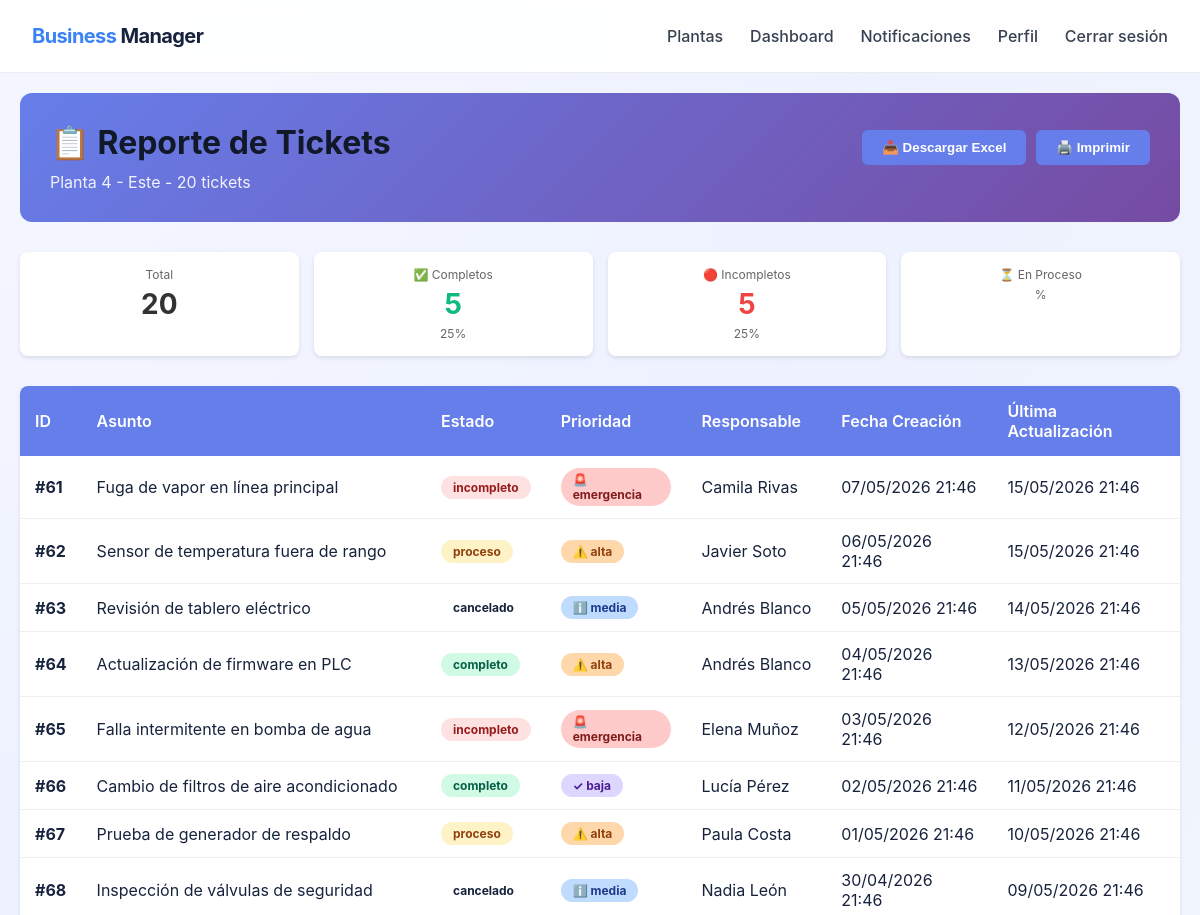
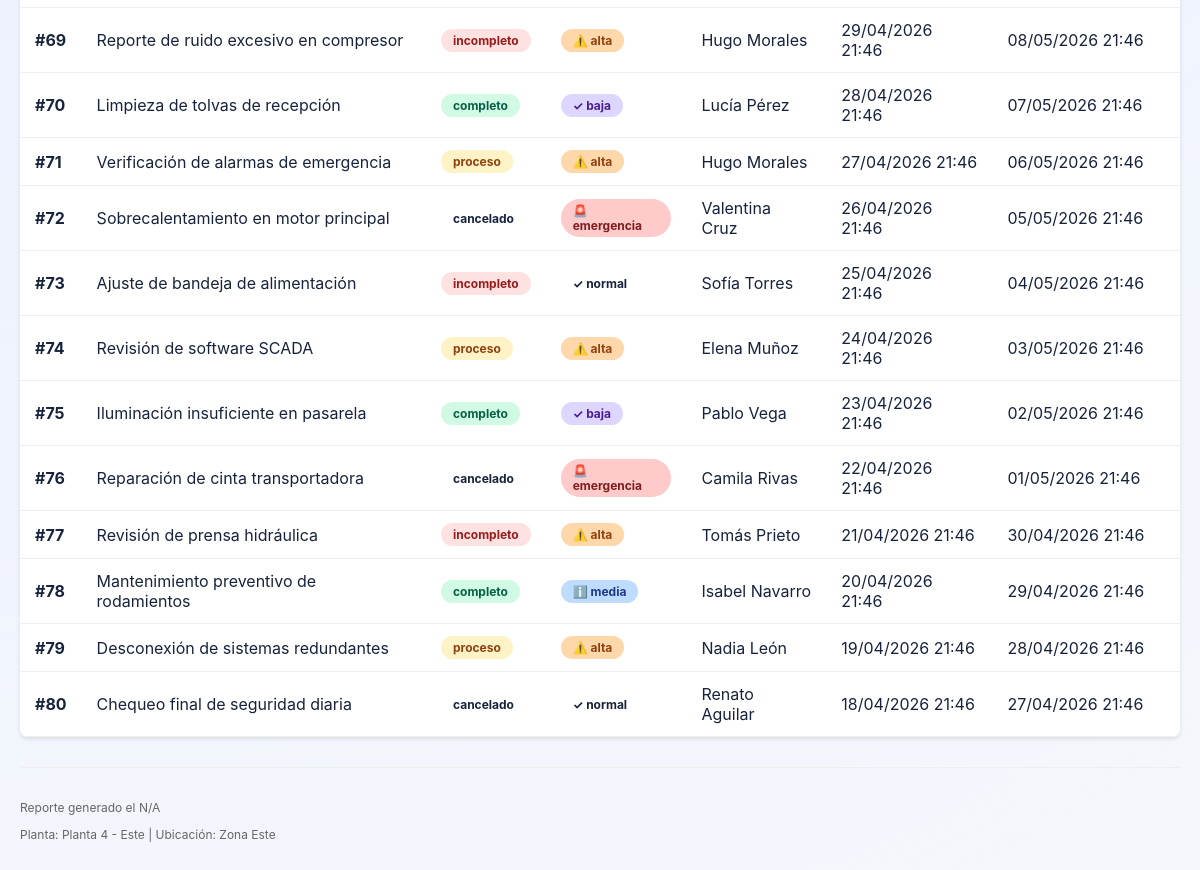
/plant/4/tickets/report (signed in), run on an earlier commit of the app's database (2 pictures, top to bottom).
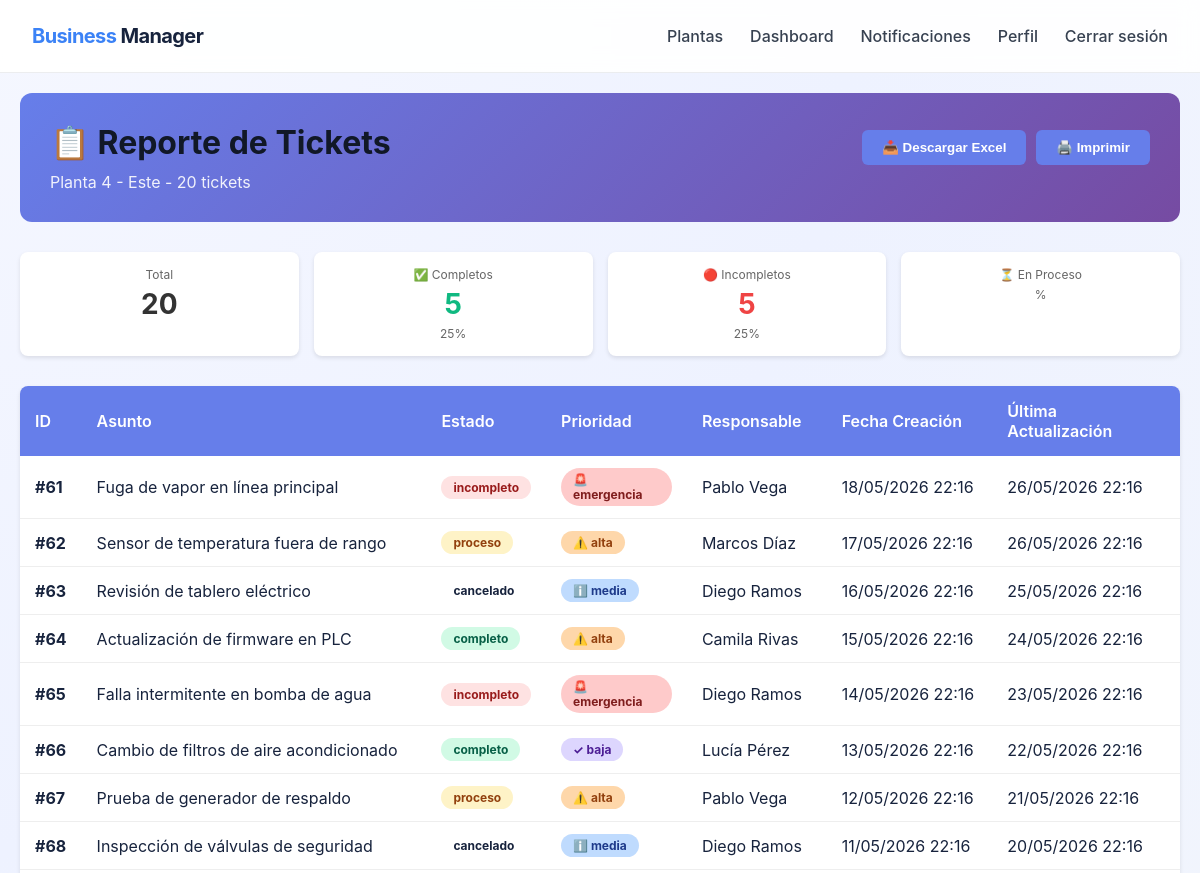
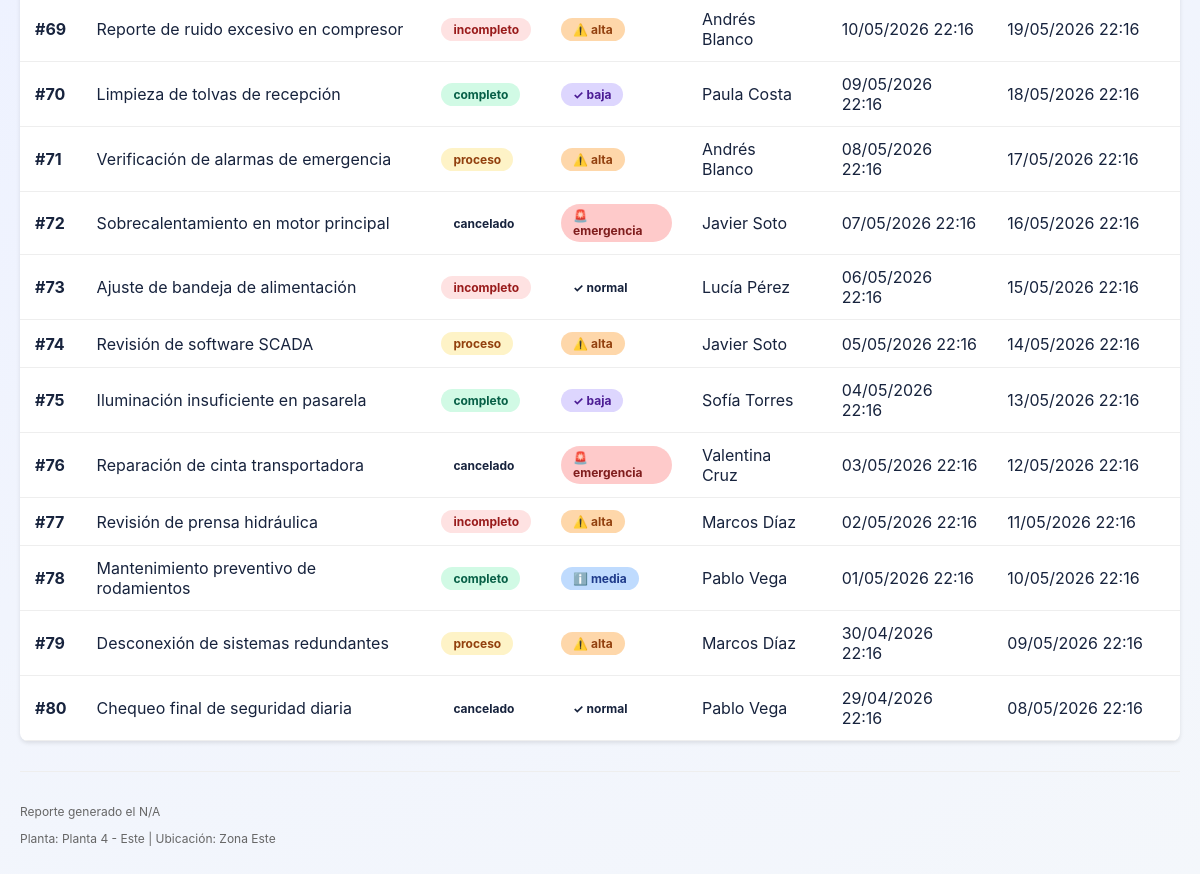
And on a later commit of the database (2 pictures, top to bottom).
### models.py (models this page shows)
class Plant(Base):
    __tablename__ = 'plants'
    id = Column(Integer, primary_key=True, index=True)
    name = Column(String, nullable=False, unique=True)
    location = Column(String, nullable=True)
    description = Column(Text, nullable=True)
    created_at = Column(DateTime, default=datetime.utcnow)
    user_accesses = relationship('UserPlantAccess', back_populates='plant', cascade='all, delete-orphan')
    support_tickets = relationship('SupportTicket', back_populates='plant')

class SupportTicket(Base):
    __tablename__ = 'support_tickets'
    id = Column(Integer, primary_key=True, index=True)
    user_id = Column(Integer, ForeignKey('users.id'), nullable=False)
    plant_id = Column(Integer, ForeignKey('plants.id'), nullable=False, default=1)
    subject = Column(String, nullable=False)
    description = Column(Text, nullable=False)
    channel = Column(String, nullable=False, default='email')
    priority = Column(String, nullable=False, default='normal')
    status = Column(String, nullable=False, default='open')
    assigned_to = Column(Integer, ForeignKey('employees.id'), nullable=True)
    email_from = Column(String, nullable=True)
    email_message_id = Column(String, nullable=True)
    received_at = Column(DateTime, nullable=True)
    sla_due = Column(DateTime, nullable=True)
    last_updated = Column(DateTime, default=datetime.utcnow)
    created_at = Column(DateTime, default=datetime.utcnow)
    user = relationship('User', back_populates='support_tickets')
    plant = relationship('Plant', back_populates='support_tickets')
    assigned_employee = relationship('Employee')
    messages = relationship('SupportTicketMessage', back_populates='ticket', cascade='all, delete-orphan')
    attachments = relationship('TicketAttachment', back_populates='ticket', cascade='all, delete-orphan')

class Employee(Base):
    __tablename__ = 'employees'
    id = Column(Integer, primary_key=True, index=True)
    name = Column(String, nullable=False)
    role = Column(String, nullable=False)
    user_id = Column(Integer, ForeignKey('users.id'), nullable=True)
    phone_number = Column(String, nullable=True)
    created_at = Column(DateTime, default=datetime.utcnow)
    tasks = relationship('Task', back_populates='employee')
    account = relationship('User', back_populates='employee_profile')

### main.py (the view)
@app.get("/plant/{plant_id}/tickets/report", response_class=HTMLResponse)
def plant_tickets_report(request: Request, plant_id: int, db: Session = Depends(get_db)):
    current_user = require_login(request, db)
    if isinstance(current_user, RedirectResponse):
        return current_user
    access = db.query(UserPlantAccess).filter(
        UserPlantAccess.user_id == current_user.id,
        UserPlantAccess.plant_id == plant_id
    ).first()
    if not access:
        raise HTTPException(status_code=status.HTTP_403_FORBIDDEN, detail="No tienes acceso a esta planta.")
    plant = db.query(Plant).filter(Plant.id == plant_id).first()
    if not plant:
        raise HTTPException(status_code=status.HTTP_404_NOT_FOUND, detail="Planta no encontrada.")
    tickets = db.query(SupportTicket).filter(SupportTicket.plant_id == plant_id).all()
    stats = calculate_ticket_stats(tickets)
    return templates.TemplateResponse(
        request,
        "plant_tickets_report.html",
        {
            "request": request,
            "current_user": current_user,
            "plant": plant,
            "tickets": tickets,
            "stats": stats,
        },
    )

### templates/plant_tickets_report.html (shortened to what this page needs)
<!DOCTYPE html>
<html lang="es">
<head>
    <link rel="stylesheet" href="{{ url_for('static', path='style.css') }}">
</head>
<body>
    <header class="topbar">
        <div class="brand"><span class="brand-highlight">Business</span> Manager</div>
        <nav>
            <a href="/plants">Plantas</a>
            <a href="/plant/{{ plant.id }}">Dashboard</a>
            <a href="/notifications">Notificaciones</a>
            <a href="/profile">Perfil</a>
            <a href="/logout">Cerrar sesión</a>
        </nav>
    </header>
    <div class="report-container">
        <div class="report-header">
            <div>
                <h1>📋 Reporte de Tickets</h1>
                <p style="margin: 10px 0 0 0; opacity: 0.9;">{{ plant.name }} - {{ stats.total }} tickets</p>
            </div>
            <div class="export-buttons">
                <button onclick="exportToExcel()">📥 Descargar Excel</button>
                <button onclick="window.print()">🖨️ Imprimir</button>
            </div>
        </div>
        <div class="report-summary">
            <div class="summary-card">
                <div class="label">Total</div>
                <div class="value">{{ stats.total }}</div>
            </div>
            <div class="summary-card">
                <div class="label">✅ Completos</div>
                <div class="value" style="color: #10b981;">{{ stats.completo }}</div>
                <p style="margin: 5px 0 0 0; font-size: 12px; color: #666;">{{ stats.completo_percent }}%</p>
            </div>
            <div class="summary-card">
                <div class="label">🔴 Incompletos</div>
                <div class="value" style="color: #ef4444;">{{ stats.incompleto }}</div>
                <p style="margin: 5px 0 0 0; font-size: 12px; color: #666;">{{ stats.incompleto_percent }}%</p>
            </div>
            <div class="summary-card">
                <div class="label">⏳ En Proceso</div>
                <p style="margin: 5px 0 0 0; font-size: 12px; color: #666;">{{ stats.proceso_percent }}%</p>
            </div>
        </div>
        <table class="tickets-table">
            <thead>
                <tr>
                    <th>ID</th>
                    <th>Asunto</th>
                    <th>Estado</th>
                    <th>Prioridad</th>
                    <th>Responsable</th>
                    <th>Fecha Creación</th>
                    <th>Última Actualización</th>
                </tr>
            </thead>
            <tbody>
                {% for ticket in tickets %}
                <tr>
                    <td><strong>#{{ ticket.id }}</strong></td>
                    <td>{{ ticket.subject }}</td>
                    <td>
                        <span class="status-badge status-{{ ticket.status.lower() }}">
                            {{ ticket.status }}
                        </span>
                    </td>
                    <td>
                        <span class="priority-badge priority-{{ ticket.priority.lower() }}">
                            {% if ticket.priority == 'emergencia' %}🚨{% elif ticket.priority == 'alta' %}⚠️{% elif ticket.priority == 'media' %}ℹ️{% else %}✓{% endif %}
                            {{ ticket.priority }}
                        </span>
                    </td>
                    <td>
                        {% if ticket.assigned_employee %}
                            {{ ticket.assigned_employee.name }}
                        {% else %}
                            <span style="color: #999;">Sin asignar</span>
                        {% endif %}
                    </td>
                    <td>{{ ticket.created_at.strftime('%d/%m/%Y %H:%M') if ticket.created_at else 'N/A' }}</td>
                    <td>{{ ticket.last_updated.strftime('%d/%m/%Y %H:%M') if ticket.last_updated else 'N/A' }}</td>
                </tr>
                {% endfor %}
            </tbody>
        </table>
        <div style="margin-top: 30px; padding-top: 20px; border-top: 1px solid #eee; color: #666; font-size: 12px;">
            <p>Reporte generado el {{ now.strftime('%d/%m/%Y %H:%M:%S') if now else 'N/A' }}</p>
            <p>Planta: {{ plant.name }} | Ubicación: {{ plant.location or 'No especificada' }}</p>
        </div>
    </div>
</body>
</html>

### static/style.css (style rules this page uses)
* { box-sizing: border-box; }
body { margin: 0; font-family: Inter, system-ui, -apple-system, BlinkMacSystemFont, 'Segoe UI', sans-serif; background: radial-gradient(circle at top left, #f5f7ff 0%, #eef2ff 40%, #f4f7fb 100%); color: #17233d; }
.topbar { display: flex; justify-content: space-between; align-items: center; padding: 24px 32px; background: rgba(255, 255, 255, 0.92); backdrop-filter: blur(10px); border-bottom: 1px solid rgba(20, 30, 60, 0.08); position: sticky; top: 0; z-index: 10; }
.brand { font-size: 1.25rem; font-weight: 700; letter-spacing: -0.03em; }
.brand-highlight { color: #3b82f6; }
nav a { margin-left: 1.4rem; text-decoration: none; color: #374151; font-weight: 500; }
h1, h2 { margin: 0; color: #111827; }
.button, button { display: inline-flex; align-items: center; justify-content: center; border-radius: 14px; border: none; padding: 14px 20px; font-weight: 600; cursor: pointer; transition: transform 0.2s ease, box-shadow 0.2s ease; }

### templates/plant_tickets_report.html (style rules this page uses)
.report-container { max-width: 1400px; margin: 0 auto; padding: 20px; }
.report-header { background: linear-gradient(135deg, #667eea 0%, #764ba2 100%); color: white; padding: 30px; border-radius: 12px; margin-bottom: 30px; display: flex; justify-content: space-between; align-items: center; }
.report-header h1 { margin: 0; }
.report-summary { display: grid; grid-template-columns: repeat(auto-fit, minmax(150px, 1fr)); gap: 15px; margin-bottom: 30px; }
.summary-card { background: white; padding: 15px; border-radius: 8px; text-align: center; box-shadow: 0 2px 4px rgba(0, 0, 0, 0.1); }
.summary-card .label { color: #666; font-size: 12px; margin-bottom: 5px; }
.summary-card .value { font-size: 28px; font-weight: bold; color: #333; }
.tickets-table { width: 100%; background: white; border-collapse: collapse; box-shadow: 0 2px 4px rgba(0, 0, 0, 0.1); border-radius: 8px; overflow: hidden; }
.tickets-table thead { background: #667eea; color: white; }
.tickets-table th { padding: 15px; text-align: left; font-weight: 600; border: none; }
.tickets-table td { padding: 12px 15px; border-bottom: 1px solid #eee; }
.status-badge { display: inline-block; padding: 4px 12px; border-radius: 20px; font-size: 12px; font-weight: bold; }
.status-completo { background: #d1fae5; color: #065f46; }
.status-incompleto { background: #fee2e2; color: #991b1b; }
.status-proceso { background: #fef3c7; color: #92400e; }
.priority-badge { display: inline-block; padding: 4px 12px; border-radius: 20px; font-size: 12px; font-weight: bold; }
.priority-emergencia { background: #fecaca; color: #7f1d1d; }
.priority-alta { background: #fed7aa; color: #92400e; }
.priority-media { background: #bfdbfe; color: #1e3a8a; }
.priority-baja { background: #ddd6fe; color: #4c1d95; }
.export-buttons { margin-bottom: 20px; display: flex; gap: 10px; }
.export-buttons button { padding: 10px 20px; background: #667eea; color: white; border: none; border-radius: 6px; cursor: pointer; font-weight: bold; transition: background 0.3s; }

What changed in the data, as far as the page shows it:
changed SupportTicket "Fuga de vapor en línea principal": assigned_employee.name "Camila Rivas" → "Pablo Vega"; created_at "07/05/2026 21:46" → "18/05/2026 22:16"; last_updated "15/05/2026 21:46" → "26/05/2026 22:16"
changed SupportTicket "Sensor de temperatura fuera de rango": assigned_employee.name "Javier Soto" → "Marcos Díaz"; created_at "06/05/2026 21:46" → "17/05/2026 22:16"; last_updated "15/05/2026 21:46" → "26/05/2026 22:16"
changed SupportTicket "Revisión de tablero eléctrico": assigned_employee.name "Andrés Blanco" → "Diego Ramos"; created_at "05/05/2026 21:46" → "16/05/2026 22:16"; last_updated "14/05/2026 21:46" → "25/05/2026 22:16"
changed SupportTicket "Actualización de firmware en PLC": assigned_employee.name "Andrés Blanco" → "Camila Rivas"; created_at "04/05/2026 21:46" → "15/05/2026 22:16"; last_updated "13/05/2026 21:46" → "24/05/2026 22:16"
changed SupportTicket "Falla intermitente en bomba de agua": assigned_employee.name "Elena Muñoz" → "Diego Ramos"; created_at "03/05/2026 21:46" → "14/05/2026 22:16"; last_updated "12/05/2026 21:46" → "23/05/2026 22:16"
changed SupportTicket "Cambio de filtros de aire acondicionado": created_at "02/05/2026 21:46" → "13/05/2026 22:16"; last_updated "11/05/2026 21:46" → "22/05/2026 22:16"
changed SupportTicket "Prueba de generador de respaldo": assigned_employee.name "Paula Costa" → "Pablo Vega"; created_at "01/05/2026 21:46" → "12/05/2026 22:16"; last_updated "10/05/2026 21:46" → "21/05/2026 22:16"
changed SupportTicket "Inspección de válvulas de seguridad": assigned_employee.name "Nadia León" → "Diego Ramos"; created_at "30/04/2026 21:46" → "11/05/2026 22:16"; last_updated "09/05/2026 21:46" → "20/05/2026 22:16"
changed SupportTicket "Reporte de ruido excesivo en compresor": assigned_employee.name "Hugo Morales" → "Andrés Blanco"; created_at "29/04/2026 21:46" → "10/05/2026 22:16"; last_updated "08/05/2026 21:46" → "19/05/2026 22:16"
changed SupportTicket "Limpieza de tolvas de recepción": assigned_employee.name "Lucía Pérez" → "Paula Costa"; created_at "28/04/2026 21:46" → "09/05/2026 22:16"; last_updated "07/05/2026 21:46" → "18/05/2026 22:16"
changed SupportTicket "Verificación de alarmas de emergencia": assigned_employee.name "Hugo Morales" → "Andrés Blanco"; created_at "27/04/2026 21:46" → "08/05/2026 22:16"; last_updated "06/05/2026 21:46" → "17/05/2026 22:16"
changed SupportTicket "Sobrecalentamiento en motor principal": assigned_employee.name "Valentina Cruz" → "Javier Soto"; created_at "26/04/2026 21:46" → "07/05/2026 22:16"; last_updated "05/05/2026 21:46" → "16/05/2026 22:16"
changed SupportTicket "Ajuste de bandeja de alimentación": assigned_employee.name "Sofía Torres" → "Lucía Pérez"; created_at "25/04/2026 21:46" → "06/05/2026 22:16"; last_updated "04/05/2026 21:46" → "15/05/2026 22:16"
changed SupportTicket "Revisión de software SCADA": assigned_employee.name "Elena Muñoz" → "Javier Soto"; created_at "24/04/2026 21:46" → "05/05/2026 22:16"; last_updated "03/05/2026 21:46" → "14/05/2026 22:16"
changed SupportTicket "Iluminación insuficiente en pasarela": assigned_employee.name "Pablo Vega" → "Sofía Torres"; created_at "23/04/2026 21:46" → "04/05/2026 22:16"; last_updated "02/05/2026 21:46" → "13/05/2026 22:16"
changed SupportTicket "Reparación de cinta transportadora": assigned_employee.name "Camila Rivas" → "Valentina Cruz"; created_at "22/04/2026 21:46" → "03/05/2026 22:16"; last_updated "01/05/2026 21:46" → "12/05/2026 22:16"
changed SupportTicket "Revisión de prensa hidráulica": assigned_employee.name "Tomás Prieto" → "Marcos Díaz"; created_at "21/04/2026 21:46" → "02/05/2026 22:16"; last_updated "30/04/2026 21:46" → "11/05/2026 22:16"
changed SupportTicket "Mantenimiento preventivo de rodamientos": assigned_employee.name "Isabel Navarro" → "Pablo Vega"; created_at "20/04/2026 21:46" → "01/05/2026 22:16"; last_updated "29/04/2026 21:46" → "10/05/2026 22:16"
changed SupportTicket "Desconexión de sistemas redundantes": assigned_employee.name "Nadia León" → "Marcos Díaz"; created_at "19/04/2026 21:46" → "30/04/2026 22:16"; last_updated "28/04/2026 21:46" → "09/05/2026 22:16"
changed SupportTicket "Chequeo final de seguridad diaria": assigned_employee.name "Renato Aguilar" → "Pablo Vega"; created_at "18/04/2026 21:46" → "29/04/2026 22:16"; last_updated "27/04/2026 21:46" → "08/05/2026 22:16"
